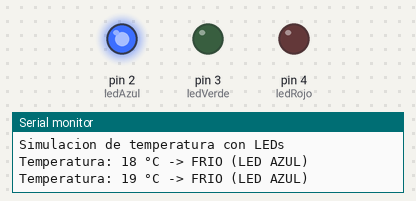
A sketch run on a simulated Arduino Uno, built with avr-gcc and run on an emulated ATmega328P. On the bench: output pins drawn as LEDs (lit = HIGH), the last lines printed to the serial monitor.

Above: at 1.2 s.
At 4.2 s:
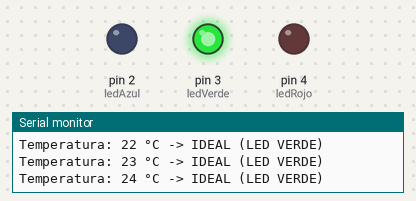
At 7.5 s:
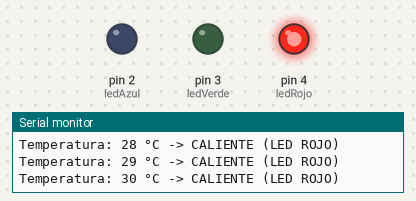
Timing chart, 0 to 11.7 s (numbered marks = the images above):
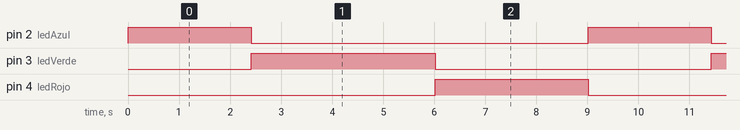

Measured:
- by itself, pin 2 (ledAzul): alternates HIGH for 2.4 s and LOW for 6.6 s
- by itself, pin 3 (ledVerde): alternates HIGH for 3.6 s and LOW for 5.4 s
- by itself, pin 4 (ledRojo): alternates HIGH for 3.0 s and LOW for 6.0 s

The sketch:

led_y_temperaturas.ino
```cpp
// ===============================
// CONTROL DE TEMPERATURA CON LEDs
// Azul  -> Frío
// Verde -> Ideal
// Rojo  -> Caliente
// ===============================

// Pines de los LEDs
const int ledAzul  = 2;
const int ledVerde = 3;
const int ledRojo  = 4;

int temperatura;   // Temperatura simulada (°C)

void setup() {
  // Configuración de pines
  pinMode(ledAzul, OUTPUT);
  pinMode(ledVerde, OUTPUT);
  pinMode(ledRojo, OUTPUT);

  // Comunicación serial
  Serial.begin(9600);
  Serial.println("Simulacion de temperatura con LEDs");
}

void loop() {

  // Simulamos temperatura desde 18°C hasta 32°C
  for (temperatura = 18; temperatura <= 32; temperatura++) {

    // ----- LOGICA DE TEMPERATURA -----
    if (temperatura < 22) {
      // Rango FRÍO
      digitalWrite(ledAzul, HIGH);
      digitalWrite(ledVerde, LOW);
      digitalWrite(ledRojo, LOW);

      Serial.print("Temperatura: ");
      Serial.print(temperatura);
      Serial.println(" °C -> FRIO (LED AZUL)");
    }
    else if (temperatura >= 22 && temperatura < 28) {
      // Rango IDEAL
      digitalWrite(ledAzul, LOW);
      digitalWrite(ledVerde, HIGH);
      digitalWrite(ledRojo, LOW);

      Serial.print("Temperatura: ");
      Serial.print(temperatura);
      Serial.println(" °C -> IDEAL (LED VERDE)");
    }
    else {
      // Rango CALIENTE
      digitalWrite(ledAzul, LOW);
      digitalWrite(ledVerde, LOW);
      digitalWrite(ledRojo, HIGH);

      Serial.print("Temperatura: ");
      Serial.print(temperatura);
      Serial.println(" °C -> CALIENTE (LED ROJO)");
    }

    delay(600);  // Pausa para ver el cambio
  }

  Serial.println("-----------------------------");
}
```
